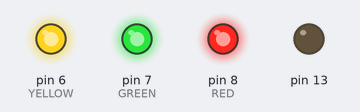
This sketch was run on a simulated Arduino Uno, built with avr-gcc and run on an emulated ATmega328P. Parts: output pins drawn as LEDs (lit = HIGH). What the sketch prints to the serial monitor is not drawn.

Above: at 0.2 s.
At 2.7 s:
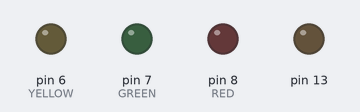
Timing chart, 0 to 3.0 s (numbered marks = the images above):
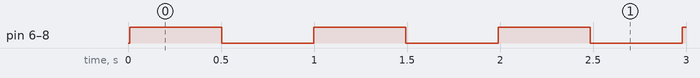

The sketch:

taskPriorities.ino
```cpp
#include <Arduino.h>
#include <Arduino_FreeRTOS.h>

#define YELLOW 6
#define GREEN 7
#define RED 8

typedef int TaskProfiler;

TaskProfiler RedLEDProfiler;
TaskProfiler YellowLEDProfiler;
TaskProfiler GreenLEDProfiler;

void setup()
{
  Serial.begin(115200);

  pinMode(YELLOW, OUTPUT);
  pinMode(GREEN, OUTPUT);
  pinMode(RED, OUTPUT);
  pinMode(13, OUTPUT);

  BaseType_t redTask, greenTask, yellowTask;
  redTask = xTaskCreate(redLEDController, "Red LED Task", 128, NULL, 3, NULL);
  greenTask = xTaskCreate(greenLEDController, "Green LED Task", 128, NULL, 2, NULL);
  yellowTask = xTaskCreate(yellowLEDController, "Yellow LED Task", 128, NULL, 4, NULL);
  if (redTask != pdPASS) {
   pinMode(13, OUTPUT);
   digitalWrite(13, HIGH); // Eğer task oluşturulamazsa, LED 13'ü yak
  }

  Serial.println("Tasks are starting...");
  if (redTask == pdPASS) Serial.println("Red LED Task is created.");
  if (greenTask == pdPASS) Serial.println("Green LED Task is created.");
  if (yellowTask == pdPASS) Serial.println("Yellow LED Task is created.");

  if (redTask != pdPASS || greenTask != pdPASS || yellowTask != pdPASS) {
    Serial.println("ERROR: Task cannot be created!");
    digitalWrite(13, HIGH);
    while(1);
  }

  Serial.println("FreeRTOS Scheduler is starting...");
  vTaskStartScheduler();
}

void redLEDController(void *pvParameters)
{
  Serial.println("Red LED Task is running...");
  while(1)
  {
    digitalWrite(RED, HIGH);
    vTaskDelay(pdMS_TO_TICKS(500));
    digitalWrite(RED, LOW);
    vTaskDelay(pdMS_TO_TICKS(500));
  }
}

void greenLEDController(void *pvParameters)
{
  while(1)
  {
    digitalWrite(GREEN, !digitalRead(GREEN));
    vTaskDelay(pdMS_TO_TICKS(500));
  }
}

void yellowLEDController(void *pvParameters)
{
  while(1)
  {
    digitalWrite(YELLOW, !digitalRead(YELLOW));
    vTaskDelay(pdMS_TO_TICKS(500));
  }
}

void loop()
{
  vTaskDelete(NULL);
}
```

Measured:
- by itself, pin 6 (YELLOW), pin 7 (GREEN), pin 8 (RED): alternates HIGH for 0.50 s and LOW for 0.50 s
- by itself, everything shown: repeats every 0.99 s, in 4 steps
